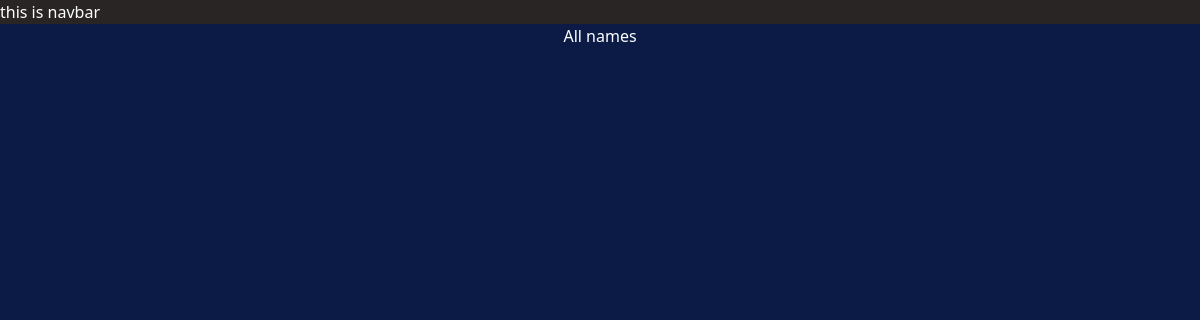
/v1/, run on an earlier commit of the app's database.
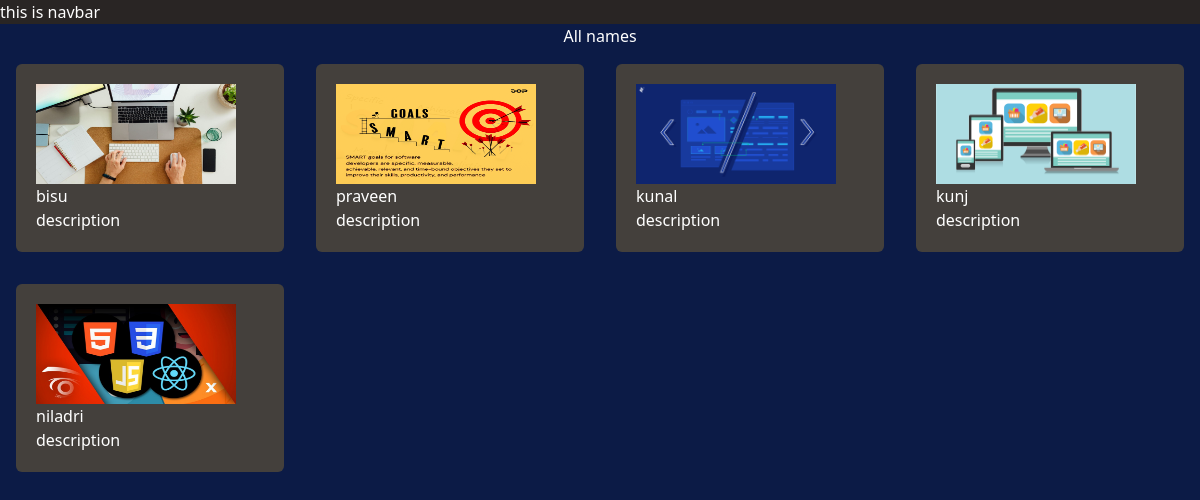
And on a later commit of the database.
### app/models.py (models this page shows, shortened)
class varity(models.Model):
    gender_type = [
        ('M', 'Male'),
        ('F', 'Female')
    ]
    name = models.CharField(max_length=200)
    gender = models.CharField(max_length=1, choices=gender_type)
    image = models.ImageField(upload_to='assests/', default="")
    createdAt = models.DateTimeField(default=timezone.now)

### app/views.py (the view)
# urls.py: path('', views.all_app, name='all_home'),
def all_app(request):
    names = varity.objects.all()
    return render(request, 'UI/all_index.html', {'names': names})

### app/templates/UI/all_index.html (shortened to what this page needs)
{% extends "layout.html" %}
 {% block content %}
 <h1> All names</h1>
<div class="grid grid-cols-4">
 {% for name in names  %}
 <div class="bg-stone-700 m-4 p-5 rounded-md">
   <img src="{{ name.image.url }}" alt="{{ name.name }}" class="w-[200px] h-[100px]">
   <h3>{{ name.name }}</h3>
   <a href="{% url 'desp' name.id %}"> description </a>
 </div>
 {% endfor %}
</div>
 {% endblock %}

### templates/layout.html (shortened to what this page needs)
{% load static %}
{% load static tailwind_tags %}
<!DOCTYPE html>
<html lang="en">
<head>
    <link rel="stylesheet" href="{% static 'style.css'%}" >
	{% tailwind_css %}
</head>
<body>
    <nav class="bg-stone-800"> this is navbar </nav>
    {% block content %}this it default page{% endblock %}
</body>
</html>

### static/style.css (style rules this page uses)
body { background-color: #0c1b46; color: #fff; }
h1 { font-size: 2rem; text-align: center; }

What changed in the data, as far as the page shows it:
added varity: image (picture), name "bisu"
added varity: image (picture), name "praveen"
added varity: image (picture), name "kunal"
added varity: image (picture), name "kunj"
added varity: image (picture), name "niladri"
